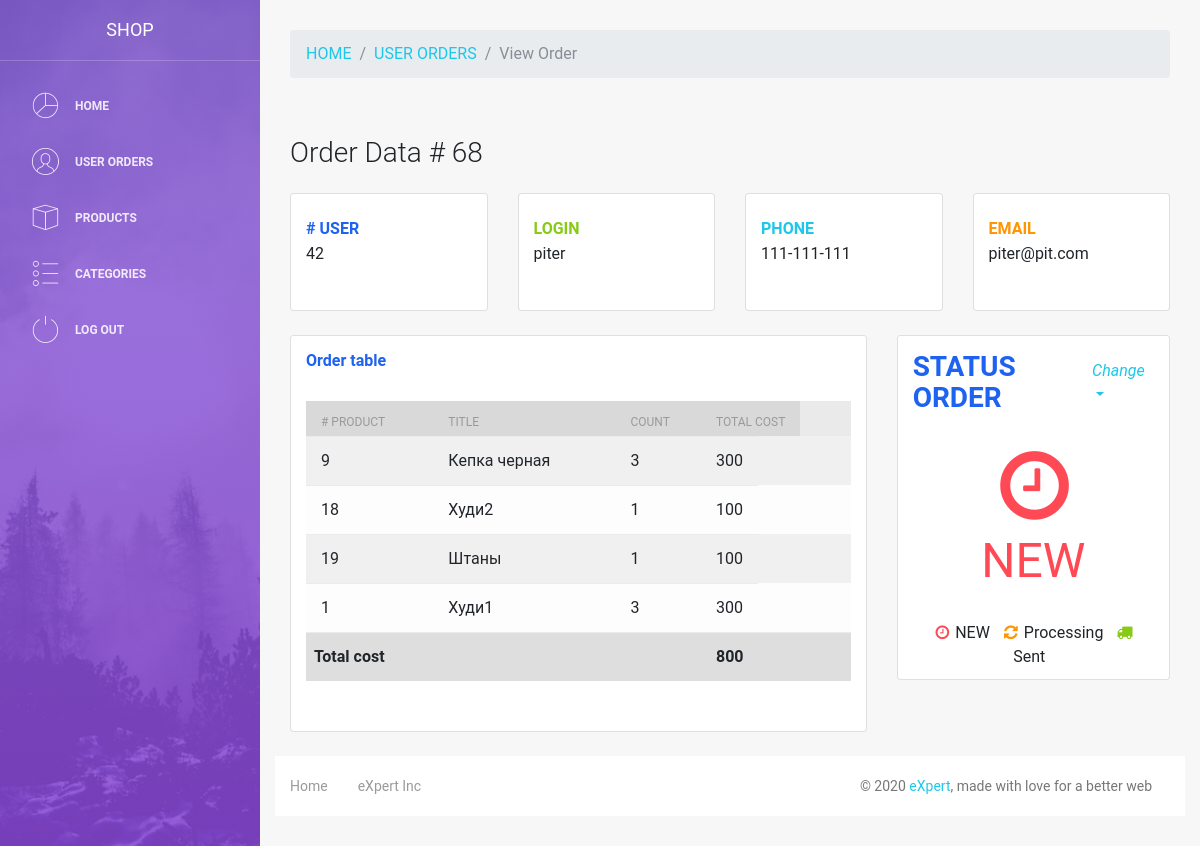
/admin/viewOrder.php?id=68, run on the app's committed database.
### tables this page shows
CREATE TABLE `orders` (
  `id` int(11) NOT NULL,
  `user_id` int(11) NOT NULL,
  `products` text NOT NULL,
  `created_at` datetime NOT NULL DEFAULT current_timestamp(),
  `address` text NOT NULL,
  `status` varchar(255) NOT NULL
);

CREATE TABLE `users` (
  `id` int(11) NOT NULL,
  `login` varchar(255) NOT NULL,
  `phone` varchar(255) NOT NULL,
  `email` varchar(255) NOT NULL,
  `password` varchar(255) NOT NULL,
  `confirm_mail` varchar(255) NOT NULL,
  `verifided` int(11) NOT NULL DEFAULT 0
);

CREATE TABLE `products` (
  `id` int(11) NOT NULL,
  `title` varchar(255) NOT NULL,
  `description` text NOT NULL,
  `content` text NOT NULL,
  `category_id` int(11) NOT NULL,
  `image` varchar(255) NOT NULL,
  `cost` varchar(10) NOT NULL
);

### admin/viewOrder.php (the view, shortened to what this page needs)
<?php
include $_SERVER['DOCUMENT_ROOT'] . '/configs/db.php';
include $_SERVER['DOCUMENT_ROOT'] . '/admin/parts/header.php';
if (isset($_GET) and $_SERVER["REQUEST_METHOD"]=="GET") {
    $sql_orders = "SELECT * FROM orders WHERE id= '" . $_GET['id'] . "'";
    $order = mysqli_fetch_assoc($conn->query($sql_orders));
    $sql = "SELECT * FROM users WHERE id= '" . $order['user_id'] . "'";
    $user = mysqli_fetch_assoc($conn->query($sql));
}
?>
<nav aria-label="breadcrumb">
  <ol class="breadcrumb">
    <li class="breadcrumb-item"><a href="/admin">HOME</a></li>
    <li class="breadcrumb-item"><a href="/admin/userOrders.php">USER ORDERS</a></li>
    <li class="breadcrumb-item active" aria-current="page">View Order</li>
  </ol>
</nav>
        <button href="" class="navbar-toggler navbar-toggler-right" type="button" data-toggle="collapse" aria-controls="navigation-index" aria-expanded="false" aria-label="Toggle navigation">
        </button>
    </div>
<div class="content">
    <div class="container-fluid">
          <div class="d-sm-flex align-items-center justify-content-between mb-4">
            <h1 class="h3 mb-0 text-gray-800">Order Data # <?php echo $order['id']; ?></h1>
          </div>
          <div class="row">
            <div class="col-xl-3 col-md-6 mb-4">
              <div class="card border-left-primary shadow h-100 py-2">
                <div class="card-body">
                  <div class="row no-gutters align-items-center">
                    <div class="col mr-2">
                      <div class="text-xs font-weight-bold text-primary text-uppercase mb-1"># User</div>
                      <div class="h5 mb-0 font-weight-bold text-gray-800"><?php echo $user['id'] ?></div>
                    </div>
                  </div>
                </div>
              </div>
            </div>
            <div class="col-xl-3 col-md-6 mb-4">
              <div class="card border-left-success shadow h-100 py-2">
                <div class="card-body">
                  <div class="row no-gutters align-items-center">
                    <div class="col mr-2">
                      <div class="text-xs font-weight-bold text-success text-uppercase mb-1">LOGIN</div>
                      <div class="h5 mb-0 font-weight-bold text-gray-800"><?php echo $user['login'] ?></div>
                    </div>
                  </div>
                </div>
              </div>
            </div>
            <div class="col-xl-3 col-md-6 mb-4">
              <div class="card border-left-info shadow h-100 py-2">
                <div class="card-body">
                  <div class="row no-gutters align-items-center">
                    <div class="col mr-2">
                      <div class="text-xs font-weight-bold text-info text-uppercase mb-1">Phone</div>
                      <div class="h5 mb-0 mr-3 font-weight-bold text-gray-800"><?php echo $user['phone'] ?></div>
                    </div>
                  </div>
                </div>
              </div>
            </div>
            <div class="col-xl-3 col-md-6 mb-4">
              <div class="card border-left-warning shadow h-100 py-2">
                <div class="card-body">
                  <div class="row no-gutters align-items-center">
                    <div class="col mr-2">
                      <div class="text-xs font-weight-bold text-warning text-uppercase mb-1">Email</div>
                      <div class="h5 mb-0 font-weight-bold text-gray-800"><?php echo $user['email'] ?></div>
                    </div>
                  </div>
                </div>
              </div>
            </div>
          </div>
          <div class="row">
            <div class="col-xl-8 col-lg-7">
              <div class="card shadow mb-4">
                <div class="card-header py-3 d-flex flex-row align-items-center justify-content-between">
                  <h5 class="m-0 font-weight-bold text-primary">Order table</h5>
                </div>
                <div class="card-body">
                    <table class="table table-striped table-light table-hover">
                        <thead>
                            <tr class="table-active">
                              <th scope="col"># Product</th>
                              <th scope="col">Title</th>
                              <th scope="col">Count</th>
                              <th scope="col">Total cost</th>
                            </tr>
                        </thead>
                        <tbody>
                            <?php
                                if (isset($order['products'])) {
                                    $basket = json_decode($order['products'], true);
                                    for($i = 0; $i < count($basket['products']); $i++) {
                                        $sql = "SELECT * FROM `products` WHERE id=" . $basket['products'][$i]['product_id'];
                                        $result = $conn->query( $sql );
                                        $product = mysqli_fetch_array( $result );
                                        ?>
                                            <tr>
                                                <td><?php echo $product['id'] ?></td>
                                                <td><?php echo $product['title'] ?></td>
                                                <td><?php echo $basket['products'][$i]['count']; ?></td>
                                                <td><?php echo $basket['products'][$i]['costs']; ?></td>
                                            </tr>
                                        <?php
                                    }
                                }
                            ?>
                        </tbody>
                        <caption>
                            <tr class="table-active">
                                <th>Total cost</th>
                                <th></th>
                                <th></th>
                                <th id="total-costs"><?php echo $basket["total_costs"] ?></th>
                            </tr>
                        </caption>
                    </table>
                </div>
              </div>
            </div>
            <div class="col-xl-4 col-lg-7">
              <div class="card shadow mb-4">
                <div class="card-header py-3 d-flex flex-row align-items-center justify-content-between">
                  <h3 class="m-0 font-weight-bold text-primary">STATUS ORDER</h3>
                  <div class="dropdown no-arrow">
                    <a class="dropdown-toggle" href="#" role="button" id="dropdownMenuLink" data-toggle="dropdown" aria-haspopup="true" aria-expanded="false">
                      <i class="text-gray-400">Change</i>
                    </a>
                  </div>
                </div>
                <div class="card-body">
                  <div class="chart-pie text-center">
                        <?php
                            if ($order['status'] == 'NEW') {
                            ?>
                                <div id="status-order">
                                    <span class="mr-5">
                                      <i class="fa fa-clock-o fa-5x text-danger"></i>
                                    </span>
                                    <div class="fa-3x text-danger text-center">NEW</div>
                                </div>
                            <?php
                        }
                        ?>
                  </div>
                  <div class="mt-4 text-center">
                    <span class="mr-2">
                      <i class="fa fa-clock-o fa-1x text-danger"></i> NEW
                    </span>
                    <span class="mr-2">
                      <i class="fa fa-refresh fa-spin fa-1x fa-fw text-warning"></i> Processing
                    </span>
                    <span class="mr-2">
                      <i class="fa fa-truck fa-1x fa-fw text-success"></i> Sent
                    </span>
                  </div>
                </div>
              </div>
            </div>
          </div>
<?php
    include $_SERVER['DOCUMENT_ROOT'] . '/admin/parts/footer.php';
?>

### data on the page
orders: id "68", products "3", products "300", products.category_id "1", products.cost "100", products "1", products "100", products "800"
users: id "42", login "piter", phone "111-111-111", email "piter@pit.com"
products: id "9", title "Кепка черная"
products: id "18", title "Худи2"
products: id "19", title "Штаны"
products: id "1", title "Худи1"
